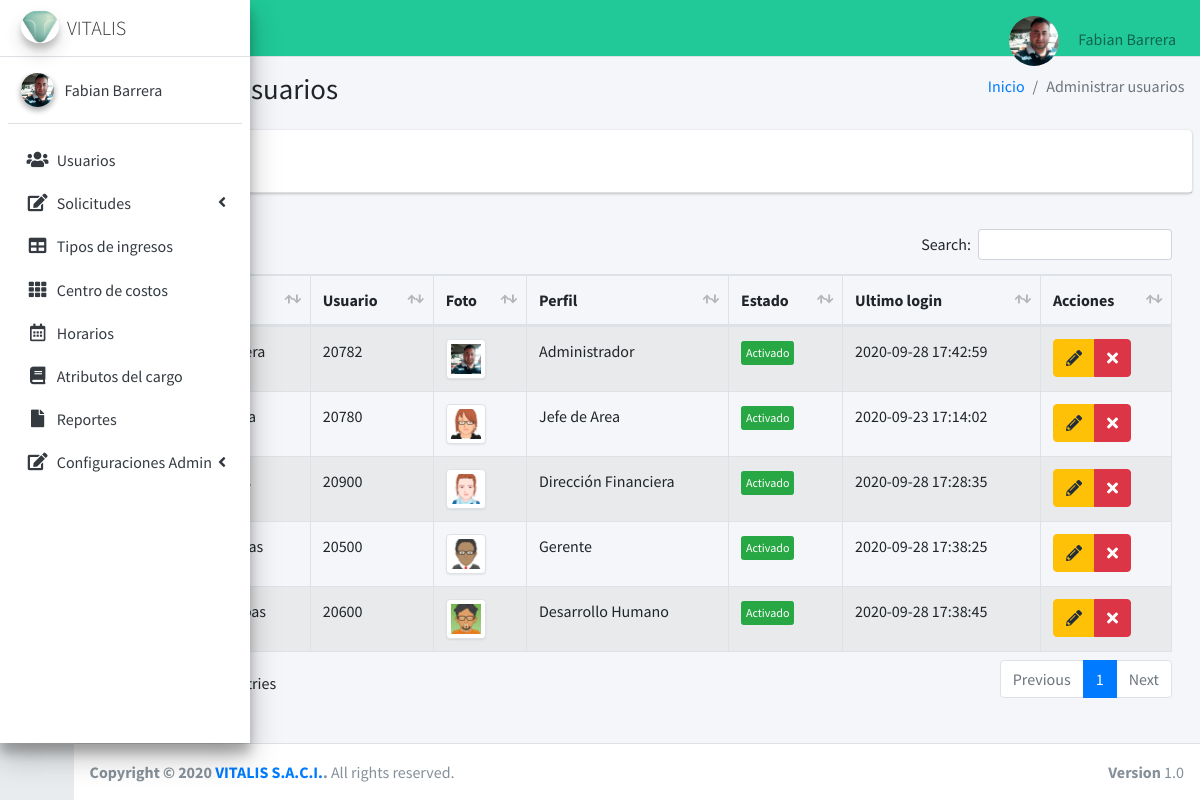
/usuarios (signed in), run on the app's committed database.
### tables this page shows
CREATE TABLE `usuarios` (
  `iduser` int(11) NOT NULL,
  `nombre` varchar(100) NOT NULL,
  `correo` varchar(50) NOT NULL,
  `usuario` text DEFAULT NULL,
  `password` text NOT NULL,
  `perfil` text NOT NULL,
  `area` text NOT NULL,
  `estado` int(11) NOT NULL,
  `fecha` timestamp NULL DEFAULT current_timestamp(),
  `foto` text NOT NULL,
  `telefono` bigint(50) DEFAULT NULL,
  `ultimologin` datetime DEFAULT NULL
);

### controladores/plantilla.controlador.php (called while the page is built)
<?php
class ControladorPlantilla{
    static public function ctrPlantilla(){
        include "vistas/plantilla.php";
    }
}

### index.php (called while the page is built, shortened)
<?php
  require_once "controladores/plantilla.controlador.php";
  require_once "controladores/usuarios.controlador.php";
  require_once "modelos/usuarios.modelo.php";
  $plantilla =new ControladorPlantilla();
  $plantilla -> ctrPlantilla();
  ?>

### controladores/usuarios.controlador.php (called while the page is built, shortened)
<?php
class ControladorUsuarios{
	static public function ctrMostrarUsuarios($item, $valor){
		$tabla = "usuarios";
		$respuesta = ModeloUsuarios::mdlMostrarUsuarios($tabla, $item, $valor);
		return $respuesta;
	}
}

### modelos/conexion.php (called while the page is built)
<?php
class Conexion{
	static public function conectar(){
		$link = new PDO("mysql:host=localhost;dbname=vitaweb",
			            "root",
			            "");
		$link->exec("set names utf8");
		return $link;
	}
}

### modelos/usuarios.modelo.php (called while the page is built, shortened)
<?php
require_once "conexion.php";
class ModeloUsuarios{
	static public function mdlMostrarUsuarios($tabla, $item, $valor){
		if ($item != null) {
			$stmt = Conexion::conectar()->prepare("SELECT * FROM $tabla WHERE $item = :$item");
        	$stmt -> bindParam(":".$item, $valor, PDO::PARAM_STR);
        	$stmt -> execute();
        	return $stmt -> fetch();
		}else{
			$stmt = Conexion::conectar()->prepare("SELECT * FROM $tabla");
        	$stmt -> execute();
        	return $stmt -> fetchAll();
		}
    }
}

### vistas/modulos/usuarios.php (the view, shortened to what this page needs)
<div class="content-wrapper">
  <section class="content-header">
    <div class="container-fluid">
      <div class="row mb-2">
        <div class="col-sm-6">
          <h1>Administrar usuarios</h1>
        </div>
        <div class="col-sm-6">
          <ol class="breadcrumb float-sm-right">
            <li class="breadcrumb-item"><a href="inicio">Inicio</a></li>
            <li class="breadcrumb-item active">Administrar usuarios</li>
          </ol>
        </div>
      </div>
    </div>
  </section>
  <section class="content">
    <div class="card">
      <div class="card-header">
        <button type="button" class="btn btn-primary" data-toggle="modal" data-target="#AgregarUsuario">
        </button>
      </div>
    </div>
    <div class="card-body">
      <table id="example1" class="table table-bordered table-striped">
        <thead>
          <tr>
            <th style="width: 10px;" >#</th>
            <th>Nombre</th>
            <th>Usuario</th>
            <th>Foto</th>
            <th>Perfil</th>
            <th>Estado</th>
            <th>Ultimo login</th>
            <th>Acciones</th>
          </tr>
        </thead>
        <tbody>
        <?php
        $item = null;
        $valor = null;
          $usuarios = ControladorUsuarios::ctrMostrarUsuarios($item, $valor);
          foreach ($usuarios as $key => $value) {
            echo ' <tr>
            <td>'.($key+1).'</td>
            <td>'.$value["nombre"].'</td>
            <td>'.$value["usuario"].'</td>';
            if ($value["foto"] != ""){
              echo '<td><img src="'.$value["foto"].'" class="img-thumbnail" width="40px"></td>';
            }else {
              echo'<td><img src="vistas/dist/img/anonymous.png" class="img-thumbnail" width="40px"></td>';
            }
            echo '<td>'.$value["perfil"].'</td>';
                if($value["estado"] != 0){
                  echo '<td><button class="btn btn-success btn-xs btnActivar" idUsuario="'.$value["iduser"].'" estadoUsuario="0">Activado</button></td>';
                }else{
                  echo '<td><button class="btn btn-danger btn-xs btnActivar" idUsuario="'.$value["iduser"].'" estadoUsuario="1">Desactivado</button></td>';
                }
                echo '<td>'.$value["ultimologin"].'</td>
                <td>
              <div class="btn-group">
                <button class="btn btn-warning btnEditarUsuario"idUsuario="'.$value["iduser"].'"data-toggle="modal" data-target="#modalEditarUsuario"><i class="fas fa-pencil-alt"></i></button>
                <button class="btn btn-danger btnEliminarUsuario"idUsuario="'.$value["iduser"].'"fotoUsuario="'.$value["foto"].'"usuario="'.$value["usuario"].'"><i class="fa fa-times"></i></button>
              </div>
            </td>
          </tr>';
          }
        ?>
        </tbody>
      </table>
    </div>
</div>
</div>

### vistas/plantilla.php (shortened to what this page needs)
<!DOCTYPE html>
<html>
<head>
  <link rel="stylesheet" href="vistas/plugins/fontawesome-free/css/all.min.css">
  <link rel="stylesheet" href="https://code.ionicframework.com/ionicons/2.0.1/css/ionicons.min.css">
  <link rel="stylesheet" href="vistas/plugins/datatables-bs4/css/dataTables.bootstrap4.min.css">
  <link rel="stylesheet" href="vistas/plugins/datatables-responsive/css/responsive.bootstrap4.min.css">
  <link rel="stylesheet" href="vistas/plugins/tempusdominus-bootstrap-4/css/tempusdominus-bootstrap-4.min.css">
  <link rel="stylesheet" href="vistas/plugins/icheck-bootstrap/icheck-bootstrap.min.css">
  <link rel="stylesheet" href="vistas/plugins/jqvmap/jqvmap.min.css">
  <link rel="stylesheet" href="vistas/dist/css/adminlte.css">
  <link rel="stylesheet" href="vistas/plugins/overlayScrollbars/css/OverlayScrollbars.min.css">
  <link rel="stylesheet" href="vistas/plugins/daterangepicker/daterangepicker.css">
  <link rel="stylesheet" href="vistas/plugins/summernote/summernote-bs4.css">
</head>
<body class="hold-transition sidebar-collapse sidebar-mini login-page">
  <?php
  if (isset($_SESSION["iniciarSesion"]) && $_SESSION["iniciarSesion"] == "ok") {
    echo '<div class="wrapper">';
    include "modulos/nav.php";
    include "modulos/menu.php";
    if (isset($_GET["ruta"])) {
      if (
        $_GET["ruta"] == "inicio" ||
        $_GET["ruta"] == "usuarios" ||
        $_GET["ruta"] == "administrarsolicitudes" ||
        $_GET["ruta"] == "crear-solicitud" ||
        $_GET["ruta"] == "editar-solicitud" ||
        $_GET["ruta"] == "tiposIngreso" ||
        $_GET["ruta"] == "centroCostos" ||
        $_GET["ruta"] == "horarios" ||
        $_GET["ruta"] == "atributosCargo" ||
        $_GET["ruta"] == "reportes" ||
        $_GET["ruta"] == "configuraciones" ||
        $_GET["ruta"] == "configurarCorreo" ||
        $_GET["ruta"] == "datosFormato" ||
        $_GET["ruta"] == "perfiles" ||
        $_GET["ruta"] == "login" ||
        $_GET["ruta"] == "salir"
      ) {
        include "modulos/" . $_GET["ruta"] . ".php";
      } else {
        include "modulos/404.php";
      }
    } else {
      include "modulos/inicio.php";
    }
    include "modulos/footer.php";
  } else {
    include "modulos/login.php";
  }
  ?>
</body>
</html>

### vistas/modulos/nav.php (shortened to what this page needs)
<nav class="main-header navbar navbar-expand navbar-teal navbar-light">
    <ul class="navbar-nav">
        <li class="nav-item">
            <a class="nav-link" data-widget="pushmenu" href="#" role="button"><i class="fas fa-bars"></i></a>
        </li>
    </ul>
    <ul class="navbar-nav ml-auto">
        <li class="nav-item dropdown user-menu">
            <a href="#" class="nav-link dropdown-toggle" data-toggle="dropdown" aria-expanded="false">
            <?php
                   if ($_SESSION["foto"] != ""){
                   echo '<img src="'.$_SESSION["foto"].'"class="img-size-50 mr-3 img-circle">';
                   }else {
                   echo '<img src="vistas/img/usuarios/user1.jpg" class="img-size-50 mr-3 img-circle">';
                   }
                   ?>
                <span class="d-none d-md-inline"> <?php echo $_SESSION["nombre"]; ?></span>
            </a>
        </li>
    </ul>
</nav>

### vistas/modulos/menu.php (shortened to what this page needs)
<aside class="main-sidebar sidebar-light-primary elevation-4">
    <a href="inicio" class="brand-link">
      <img src="vistas/dist/img/logo3.png" alt="AdminLTE Logo" class="brand-image img-circle elevation-3"
           style="opacity: .8">
      <span class="brand-text font-weight-light">VITALIS</span>
    </a>
    <div class="sidebar">
      <div class="user-panel mt-3 pb-3 mb-3 d-flex">
        <div class="image">
        <?php
                   if ($_SESSION["foto"] != ""){
                    echo '<img src="'.$_SESSION["foto"].'"class="img-circle elevation-2">';
                   }else {
                    echo '<img src="vistas/img/usuarios/user5.png" class="img-circle elevation-2" alt="User Image">';
                   }
                ?>
        </div>
        <div class="info">
          <a href="#" class="d-block"><?php echo $_SESSION["nombre"]; ?></a>
        </div>
      </div>
      <nav class="mt-2">
        <ul class="nav nav-pills nav-sidebar flex-column" data-widget="treeview" role="menu" data-accordion="false">
               <li class="nav-item">
            <a href="usuarios" class="nav-link">
              <i class="nav-icon fas fa-users"></i>
              <p>
                Usuarios
              </p>
            </a>
            <li class="nav-item has-treeview">
            <a href="#" class="nav-link">
            <i class="nav-icon fas fa-edit"></i>
              <p>
                Solicitudes
                <i class="right fas fa-angle-left"></i>
              </p>
            </a>
          </li>
          <li class="nav-item">
            <a href="tiposIngreso" class="nav-link">
            <i class="nav-icon fas fa-table"></i>
              <p>
                Tipos de ingresos
              </p>
            </a>
          </li>
          <li class="nav-item">
            <a href="centroCostos" class="nav-link">
              <i class="nav-icon fas fa-th"></i>
              <p>
                Centro de costos
              </p>
            </a>
          </li>
          <li class="nav-item">
            <a href="horarios" class="nav-link">
              <i class="nav-icon far fa-calendar-alt"></i>
              <p>
                Horarios
              </p>
            </a>
          </li>
          <li class="nav-item">
            <a href="atributosCargo" class="nav-link">
              <i class="nav-icon fas fa-book"></i>
              <p>
                Atributos del cargo
              </p>
            </a>
          </li>
          <li class="nav-item">
            <a href="reportes" class="nav-link">
              <i class="nav-icon fas fa-file"></i>
              <p>
                Reportes
              </p>
            </a>
          </li>
          <li class="nav-item has-treeview">
            <a href="configuraciones" class="nav-link">
            <i class="nav-icon fas fa-edit"></i>
              <p>
                Configuraciones Admin
                <i class="right fas fa-angle-left"></i>
              </p>
            </a>
          </li>
            </ul>
      </nav>
    </div>
  </aside>

### vistas/modulos/footer.php
<footer class="main-footer">
    <strong>Copyright &copy; 2020 <a href="#">VITALIS S.A.C.I.</a>.</strong>
    All rights reserved.
    <div class="float-right d-none d-sm-inline-block">
      <b>Version</b> 1.0
    </div>
  </footer>

### data on the page
usuarios: usuario "20782", foto (picture), perfil "Administrador", ultimologin "2020-09-28 17:42:59"
usuarios: usuario "20780", foto (picture), perfil "Jefe de Area", ultimologin "2020-09-23 17:14:02"
usuarios: usuario "20900", foto (picture), perfil "Dirección Financiera", ultimologin "2020-09-28 17:28:35"
usuarios: usuario "20500", foto (picture), perfil "Gerente", ultimologin "2020-09-28 17:38:25"
usuarios: usuario "20600", foto (picture), perfil "Desarrollo Humano", ultimologin "2020-09-28 17:38:45"

### other printed values
$_SESSION["nombre"] "Fabian Barrera"
